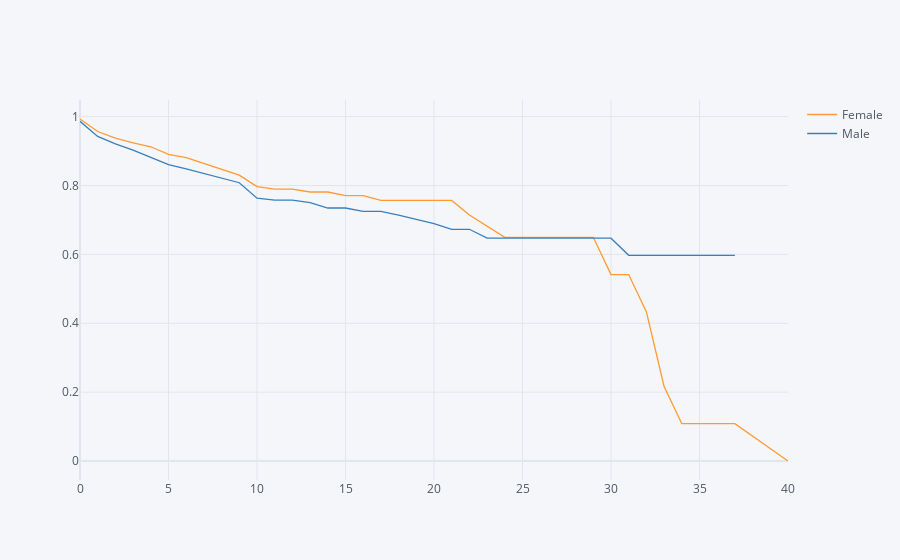
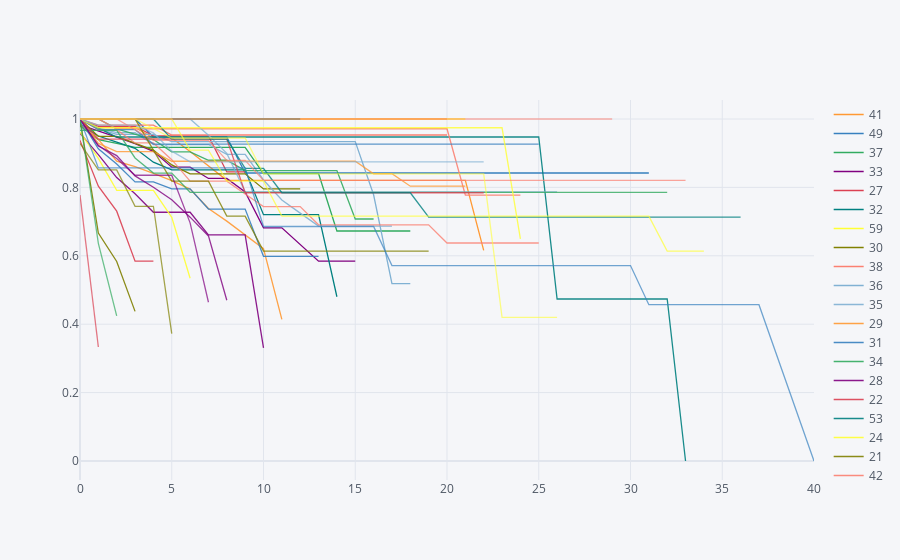

Notebook code for these charts, in order:
### Code cell
survival(data, 'Gender', 'YearsAtCompany', 'Attrition').iplot()
survival(data, 'Age', 'YearsAtCompany', 'Attrition').iplot()
# data.head()

### Figure 1 — Plotly figure (JSON) as saved in the notebook; plotly's stock layout.template omitted (floating-point values rounded to 4 significant figures)
{"data": [{"line": {"color": "rgba(255, 153, 51, 1.0)", "dash": "solid", "shape": "linear", "width": 1.3}, "mode": "lines", "name": "Female", "text": "", "type": "scatter", "x": [0, 1, 2, 3, 4, 5, 6, 7, 8, 9, 10, 11, 12, 13, 14, 15, 16, 17, 18, 19, 20, 21, 22, 23, 24, 25, 26, 27, 29, 30, 31, 32, 33, 34, 36, 37, 40], "y": [0.9932, 0.9568, 0.938, 0.9239, 0.9126, 0.8906, 0.8813, 0.8642, 0.8487, 0.8303, 0.7969, 0.7898, 0.7898, 0.7812, 0.7812, 0.7704, 0.7704, 0.7566, 0.7566, 0.7566, 0.7566, 0.7566, 0.7146, 0.6821, 0.6496, 0.6496, 0.6496, 0.6496, 0.6496, 0.5414, 0.5414, 0.4331, 0.2165, 0.1083, 0.1083, 0.1083, 0]}, {"line": {"color": "rgba(55, 128, 191, 1.0)", "dash": "solid", "shape": "linear", "width": 1.3}, "mode": "lines", "name": "Male", "text": "", "type": "scatter", "x": [0, 1, 2, 3, 4, 5, 6, 7, 8, 9, 10, 11, 12, 13, 14, 15, 16, 17, 18, 19, 20, 21, 22, 23, 24, 25, 26, 27, 29, 30, 31, 32, 33, 34, 36, 37, 40], "y": [0.9864, 0.9425, 0.921, 0.9029, 0.8815, 0.861, 0.8483, 0.8342, 0.8206, 0.8081, 0.7634, 0.7577, 0.7577, 0.7506, 0.7347, 0.7347, 0.725, 0.725, 0.714, 0.7021, 0.6894, 0.6729, 0.6729, 0.6471, 0.6471, 0.6471, 0.6471, 0.6471, 0.6471, 0.6471, 0.5973, 0.5973, 0.5973, 0.5973, 0.5973, 0.5973, ""]}], "layout": {"legend": {"bgcolor": "#F5F6F9", "font": {"color": "#4D5663"}}, "paper_bgcolor": "#F5F6F9", "plot_bgcolor": "#F5F6F9", "title": {"font": {"color": "#4D5663"}}, "xaxis": {"gridcolor": "#E1E5ED", "showgrid": true, "tickfont": {"color": "#4D5663"}, "title": {"font": {"color": "#4D5663"}, "text": ""}, "zerolinecolor": "#E1E5ED"}, "yaxis": {"gridcolor": "#E1E5ED", "showgrid": true, "tickfont": {"color": "#4D5663"}, "title": {"font": {"color": "#4D5663"}, "text": ""}, "zerolinecolor": "#E1E5ED"}}}

### Figure 2 — Plotly figure (JSON) as saved in the notebook; plotly's stock layout.template omitted (floating-point values rounded to 4 significant figures)
{"data": [{"line": {"color": "rgba(255, 153, 51, 1.0)", "dash": "solid", "shape": "linear", "width": 1.3}, "mode": "lines", "name": "41", "text": "", "type": "scatter", "x": [0, 1, 2, 3, 4, 5, 6, 7, 8, 9, 10, 11, 12, 13, 14, 15, 16, 17, 18, 19, 20, 21, 22, 23, 24, 25, 26, 27, 29, 30, 31, 32, 33, 34, 36, 37, 40], "y": [1, 0.975, 0.975, 0.975, 0.9445, 0.9445, 0.9052, 0.864, 0.8208, 0.8208, 0.8208, 0.8208, 0.8208, 0.8208, 0.8208, 0.8208, 0.8208, 0.8208, 0.8208, 0.8208, 0.8208, 0.8208, 0.6156, "", "", "", "", "", "", "", "", "", "", "", "", "", ""]}, {"line": {"color": "rgba(55, 128, 191, 1.0)", "dash": "solid", "shape": "linear", "width": 1.3}, "mode": "lines", "name": "49", "text": "", "type": "scatter", "x": [0, 1, 2, 3, 4, 5, 6, 7, 8, 9, 10, 11, 12, 13, 14, 15, 16, 17, 18, 19, 20, 21, 22, 23, 24, 25, 26, 27, 29, 30, 31, 32, 33, 34, 36, 37, 40], "y": [1, 1, 1, 1, 0.9474, 0.9474, 0.9474, 0.9474, 0.9474, 0.8421, 0.8421, 0.8421, 0.8421, 0.8421, 0.8421, 0.8421, 0.8421, 0.8421, 0.8421, 0.8421, 0.8421, 0.8421, 0.8421, 0.8421, 0.8421, 0.8421, 0.8421, 0.8421, 0.8421, 0.8421, 0.8421, "", "", "", "", "", ""]}, {"line": {"color": "rgba(50, 171, 96, 1.0)", "dash": "solid", "shape": "linear", "width": 1.3}, "mode": "lines", "name": "37", "text": "", "type": "scatter", "x": [0, 1, 2, 3, 4, 5, 6, 7, 8, 9, 10, 11, 12, 13, 14, 15, 16, 17, 18, 19, 20, 21, 22, 23, 24, 25, 26, 27, 29, 30, 31, 32, 33, 34, 36, 37, 40], "y": [0.98, 0.94, 0.9285, 0.9171, 0.9171, 0.9171, 0.9171, 0.9171, 0.9171, 0.9171, 0.8407, 0.8407, 0.8407, 0.8407, 0.6725, 0.6725, 0.6725, 0.6725, 0.6725, "", "", "", "", "", "", "", "", "", "", "", "", "", "", "", "", "", ""]}, {"line": {"color": "rgba(128, 0, 128, 1.0)", "dash": "solid", "shape": "linear", "width": 1.3}, "mode": "lines", "name": "33", "text": "", "type": "scatter", "x": [0, 1, 2, 3, 4, 5, 6, 7, 8, 9, 10, 11, 12, 13, 14, 15, 16, 17, 18, 19, 20, 21, 22, 23, 24, 25, 26, 27, 29, 30, 31, 32, 33, 34, 36, 37, 40], "y": [0.9828, 0.9652, 0.947, 0.9277, 0.9056, 0.8591, 0.8591, 0.8261, 0.8261, 0.7868, 0.6819, 0.6819, 0.6332, 0.5845, 0.5845, 0.5845, "", "", "", "", "", "", "", "", "", "", "", "", "", "", "", "", "", "", "", "", ""]}, {"line": {"color": "rgba(219, 64, 82, 1.0)", "dash": "solid", "shape": "linear", "width": 1.3}, "mode": "lines", "name": "27", "text": "", "type": "scatter", "x": [0, 1, 2, 3, 4, 5, 6, 7, 8, 9, 10, 11, 12, 13, 14, 15, 16, 17, 18, 19, 20, 21, 22, 23, 24, 25, 26, 27, 29, 30, 31, 32, 33, 34, 36, 37, 40], "y": [1, 0.9787, 0.9787, 0.9787, 0.9508, 0.9508, 0.9508, 0.9508, 0.8451, 0.8451, "", "", "", "", "", "", "", "", "", "", "", "", "", "", "", "", "", "", "", "", "", "", "", "", "", "", ""]}, {"line": {"color": "rgba(0, 128, 128, 1.0)", "dash": "solid", "shape": "linear", "width": 1.3}, "mode": "lines", "name": "32", "text": "", "type": "scatter", "x": [0, 1, 2, 3, 4, 5, 6, 7, 8, 9, 10, 11, 12, 13, 14, 15, 16, 17, 18, 19, 20, 21, 22, 23, 24, 25, 26, 27, 29, 30, 31, 32, 33, 34, 36, 37, 40], "y": [0.9836, 0.9503, 0.9327, 0.9144, 0.8737, 0.8513, 0.8513, 0.8513, 0.8513, 0.8513, 0.7204, 0.7204, 0.7204, 0.7204, 0.4802, "", "", "", "", "", "", "", "", "", "", "", "", "", "", "", "", "", "", "", "", "", ""]}, {"line": {"color": "rgba(255, 255, 51, 1.0)", "dash": "solid", "shape": "linear", "width": 1.3}, "mode": "lines", "name": "59", "text": "", "type": "scatter", "x": [0, 1, 2, 3, 4, 5, 6, 7, 8, 9, 10, 11, 12, 13, 14, 15, 16, 17, 18, 19, 20, 21, 22, 23, 24, 25, 26, 27, 29, 30, 31, 32, 33, 34, 36, 37, 40], "y": [1, 1, 1, 1, 1, 1, 1, 1, 1, 1, 1, 1, 1, 1, 1, 1, 1, 1, 1, 1, 1, 1, "", "", "", "", "", "", "", "", "", "", "", "", "", "", ""]}, {"line": {"color": "rgba(128, 128, 0, 1.0)", "dash": "solid", "shape": "linear", "width": 1.3}, "mode": "lines", "name": "30", "text": "", "type": "scatter", "x": [0, 1, 2, 3, 4, 5, 6, 7, 8, 9, 10, 11, 12, 13, 14, 15, 16, 17, 18, 19, 20, 21, 22, 23, 24, 25, 26, 27, 29, 30, 31, 32, 33, 34, 36, 37, 40], "y": [1, 0.9492, 0.9492, 0.9298, 0.9091, 0.8658, 0.8396, 0.8396, 0.8396, 0.8396, 0.7954, 0.7954, 0.7954, "", "", "", "", "", "", "", "", "", "", "", "", "", "", "", "", "", "", "", "", "", "", "", ""]}, {"line": {"color": "rgba(251, 128, 114, 1.0)", "dash": "solid", "shape": "linear", "width": 1.3}, "mode": "lines", "name": "38", "text": "", "type": "scatter", "x": [0, 1, 2, 3, 4, 5, 6, 7, 8, 9, 10, 11, 12, 13, 14, 15, 16, 17, 18, 19, 20, 21, 22, 23, 24, 25, 26, 27, 29, 30, 31, 32, 33, 34, 36, 37, 40], "y": [1, 0.9821, 0.9821, 0.9821, 0.9821, 0.9533, 0.9533, 0.9533, 0.9533, 0.9533, 0.9533, 0.9533, 0.9533, 0.9533, 0.9533, 0.9533, 0.9533, 0.9533, 0.9533, 0.9533, 0.9533, "", "", "", "", "", "", "", "", "", "", "", "", "", "", "", ""]}, {"line": {"color": "rgba(128, 177, 211, 1.0)", "dash": "solid", "shape": "linear", "width": 1.3}, "mode": "lines", "name": "36", "text": "", "type": "scatter", "x": [0, 1, 2, 3, 4, 5, 6, 7, 8, 9, 10, 11, 12, 13, 14, 15, 16, 17, 18, 19, 20, 21, 22, 23, 24, 25, 26, 27, 29, 30, 31, 32, 33, 34, 36, 37, 40], "y": [1, 0.971, 0.9548, 0.9548, 0.9548, 0.9341, 0.9341, 0.9341, 0.9341, 0.9341, 0.9341, 0.9341, 0.9341, 0.9341, 0.9341, 0.9341, 0.7784, 0.5189, 0.5189, "", "", "", "", "", "", "", "", "", "", "", "", "", "", "", "", "", ""]}, {"line": {"color": "rgba(128, 177, 211, 0.8999999999999999)", "dash": "solid", "shape": "linear", "width": 1.3}, "mode": "lines", "name": "35", "text": "", "type": "scatter", "x": [0, 1, 2, 3, 4, 5, 6, 7, 8, 9, 10, 11, 12, 13, 14, 15, 16, 17, 18, 19, 20, 21, 22, 23, 24, 25, 26, 27, 29, 30, 31, 32, 33, 34, 36, 37, 40], "y": [1, 0.9744, 0.9602, 0.9602, 0.9253, 0.9253, 0.9253, 0.9253, 0.8964, 0.8964, 0.8217, 0.763, 0.7249, 0.6867, 0.6867, 0.6867, 0.6867, 0.6867, "", "", "", "", "", "", "", "", "", "", "", "", "", "", "", "", "", "", ""]}, {"line": {"color": "rgba(255, 153, 51, 0.8999999999999999)", "dash": "solid", "shape": "linear", "width": 1.3}, "mode": "lines", "name": "29", "text": "", "type": "scatter", "x": [0, 1, 2, 3, 4, 5, 6, 7, 8, 9, 10, 11, 12, 13, 14, 15, 16, 17, 18, 19, 20, 21, 22, 23, 24, 25, 26, 27, 29, 30, 31, 32, 33, 34, 36, 37, 40], "y": [0.9853, 0.9405, 0.8767, 0.8605, 0.841, 0.8199, 0.7951, 0.7383, 0.7014, 0.6624, 0.621, 0.414, "", "", "", "", "", "", "", "", "", "", "", "", "", "", "", "", "", "", "", "", "", "", "", "", ""]}, {"line": {"color": "rgba(55, 128, 191, 0.8999999999999999)", "dash": "solid", "shape": "linear", "width": 1.3}, "mode": "lines", "name": "31", "text": "", "type": "scatter", "x": [0, 1, 2, 3, 4, 5, 6, 7, 8, 9, 10, 11, 12, 13, 14, 15, 16, 17, 18, 19, 20, 21, 22, 23, 24, 25, 26, 27, 29, 30, 31, 32, 33, 34, 36, 37, 40], "y": [1, 0.913, 0.8681, 0.8161, 0.8161, 0.7957, 0.7957, 0.7367, 0.7367, 0.7367, 0.5986, 0.5986, 0.5986, 0.5986, "", "", "", "", "", "", "", "", "", "", "", "", "", "", "", "", "", "", "", "", "", "", ""]}, {"line": {"color": "rgba(50, 171, 96, 0.8999999999999999)", "dash": "solid", "shape": "linear", "width": 1.3}, "mode": "lines", "name": "34", "text": "", "type": "scatter", "x": [0, 1, 2, 3, 4, 5, 6, 7, 8, 9, 10, 11, 12, 13, 14, 15, 16, 17, 18, 19, 20, 21, 22, 23, 24, 25, 26, 27, 29, 30, 31, 32, 33, 34, 36, 37, 40], "y": [1, 1, 0.9714, 0.9565, 0.94, 0.9038, 0.9038, 0.8794, 0.8794, 0.8491, 0.8491, 0.8491, 0.8491, 0.8491, 0.8491, 0.7076, 0.7076, "", "", "", "", "", "", "", "", "", "", "", "", "", "", "", "", "", "", "", ""]}, {"line": {"color": "rgba(128, 0, 128, 0.8999999999999999)", "dash": "solid", "shape": "linear", "width": 1.3}, "mode": "lines", "name": "28", "text": "", "type": "scatter", "x": [0, 1, 2, 3, 4, 5, 6, 7, 8, 9, 10, 11, 12, 13, 14, 15, 16, 17, 18, 19, 20, 21, 22, 23, 24, 25, 26, 27, 29, 30, 31, 32, 33, 34, 36, 37, 40], "y": [0.9583, 0.8958, 0.8286, 0.7813, 0.7274, 0.7274, 0.7274, 0.6613, 0.6613, 0.6613, 0.3306, "", "", "", "", "", "", "", "", "", "", "", "", "", "", "", "", "", "", "", "", "", "", "", "", "", ""]}, {"line": {"color": "rgba(219, 64, 82, 0.8999999999999999)", "dash": "solid", "shape": "linear", "width": 1.3}, "mode": "lines", "name": "22", "text": "", "type": "scatter", "x": [0, 1, 2, 3, 4, 5, 6, 7, 8, 9, 10, 11, 12, 13, 14, 15, 16, 17, 18, 19, 20, 21, 22, 23, 24, 25, 26, 27, 29, 30, 31, 32, 33, 34, 36, 37, 40], "y": [0.9375, 0.8036, 0.7305, 0.5844, 0.5844, "", "", "", "", "", "", "", "", "", "", "", "", "", "", "", "", "", "", "", "", "", "", "", "", "", "", "", "", "", "", "", ""]}, {"line": {"color": "rgba(0, 128, 128, 0.8999999999999999)", "dash": "solid", "shape": "linear", "width": 1.3}, "mode": "lines", "name": "53", "text": "", "type": "scatter", "x": [0, 1, 2, 3, 4, 5, 6, 7, 8, 9, 10, 11, 12, 13, 14, 15, 16, 17, 18, 19, 20, 21, 22, 23, 24, 25, 26, 27, 29, 30, 31, 32, 33, 34, 36, 37, 40], "y": [1, 0.9737, 0.9474, 0.9474, 0.9474, 0.9474, 0.9474, 0.9474, 0.9474, 0.9474, 0.9474, 0.9474, 0.9474, 0.9474, 0.9474, 0.9474, 0.9474, 0.9474, 0.9474, 0.9474, 0.9474, 0.9474, 0.9474, 0.9474, 0.9474, 0.9474, 0.4737, 0.4737, 0.4737, 0.4737, 0.4737, 0.4737, 0, "", "", "", ""]}, {"line": {"color": "rgba(255, 255, 51, 0.8999999999999999)", "dash": "solid", "shape": "linear", "width": 1.3}, "mode": "lines", "name": "24", "text": "", "type": "scatter", "x": [0, 1, 2, 3, 4, 5, 6, 7, 8, 9, 10, 11, 12, 13, 14, 15, 16, 17, 18, 19, 20, 21, 22, 23, 24, 25, 26, 27, 29, 30, 31, 32, 33, 34, 36, 37, 40], "y": [0.9615, 0.8846, 0.7915, 0.7915, 0.7915, 0.7123, 0.5343, "", "", "", "", "", "", "", "", "", "", "", "", "", "", "", "", "", "", "", "", "", "", "", "", "", "", "", "", "", ""]}, {"line": {"color": "rgba(128, 128, 0, 0.8999999999999999)", "dash": "solid", "shape": "linear", "width": 1.3}, "mode": "lines", "name": "21", "text": "", "type": "scatter", "x": [0, 1, 2, 3, 4, 5, 6, 7, 8, 9, 10, 11, 12, 13, 14, 15, 16, 17, 18, 19, 20, 21, 22, 23, 24, 25, 26, 27, 29, 30, 31, 32, 33, 34, 36, 37, 40], "y": [1, 0.6667, 0.5833, 0.4375, "", "", "", "", "", "", "", "", "", "", "", "", "", "", "", "", "", "", "", "", "", "", "", "", "", "", "", "", "", "", "", "", ""]}, {"line": {"color": "rgba(251, 128, 114, 0.8999999999999999)", "dash": "solid", "shape": "linear", "width": 1.3}, "mode": "lines", "name": "42", "text": "", "type": "scatter", "x": [0, 1, 2, 3, 4, 5, 6, 7, 8, 9, 10, 11, 12, 13, 14, 15, 16, 17, 18, 19, 20, 21, 22, 23, 24, 25, 26, 27, 29, 30, 31, 32, 33, 34, 36, 37, 40], "y": [1, 1, 0.9714, 0.9714, 0.9714, 0.9714, 0.9714, 0.9714, 0.9714, 0.9714, 0.9714, 0.9714, 0.9714, 0.9714, 0.9714, 0.9714, 0.9714, 0.9714, 0.9714, 0.9714, 0.9714, 0.7771, 0.7771, 0.7771, 0.7771, "", "", "", "", "", "", "", "", "", "", "", ""]}, {"line": {"color": "rgba(251, 128, 114, 0.7999999999999998)", "dash": "solid", "shape": "linear", "width": 1.3}, "mode": "lines", "name": "44", "text": "", "type": "scatter", "x": [0, 1, 2, 3, 4, 5, 6, 7, 8, 9, 10, 11, 12, 13, 14, 15, 16, 17, 18, 19, 20, 21, 22, 23, 24, 25, 26, 27, 29, 30, 31, 32, 33, 34, 36, 37, 40], "y": [1, 0.9688, 0.9688, 0.93, 0.93, 0.8811, 0.8181, 0.8181, 0.8181, 0.7809, 0.7437, 0.7437, 0.7437, 0.6906, 0.6906, 0.6906, 0.6906, 0.6906, 0.6906, 0.6906, 0.6375, 0.6375, 0.6375, 0.6375, 0.6375, 0.6375, "", "", "", "", "", "", "", "", "", "", ""]}, {"line": {"color": "rgba(128, 177, 211, 0.7999999999999998)", "dash": "solid", "shape": "linear", "width": 1.3}, "mode": "lines", "name": "46", "text": "", "type": "scatter", "x": [0, 1, 2, 3, 4, 5, 6, 7, 8, 9, 10, 11, 12, 13, 14, 15, 16, 17, 18, 19, 20, 21, 22, 23, 24, 25, 26, 27, 29, 30, 31, 32, 33, 34, 36, 37, 40], "y": [1, 1, 1, 1, 1, 1, 1, 0.9524, 0.8995, 0.787, 0.787, 0.787, 0.787, 0.787, 0.787, 0.787, 0.787, 0.787, 0.787, 0.787, 0.787, 0.787, 0.787, 0.787, 0.787, 0.787, 0.787, "", "", "", "", "", "", "", "", "", ""]}, {"line": {"color": "rgba(255, 153, 51, 0.7999999999999998)", "dash": "solid", "shape": "linear", "width": 1.3}, "mode": "lines", "name": "39", "text": "", "type": "scatter", "x": [0, 1, 2, 3, 4, 5, 6, 7, 8, 9, 10, 11, 12, 13, 14, 15, 16, 17, 18, 19, 20, 21, 22, 23, 24, 25, 26, 27, 29, 30, 31, 32, 33, 34, 36, 37, 40], "y": [1, 0.9286, 0.9048, 0.9048, 0.9048, 0.8765, 0.8765, 0.8765, 0.8765, 0.8765, 0.8765, 0.8765, 0.8765, 0.8765, 0.8765, 0.8765, 0.84, 0.84, 0.8034, 0.8034, 0.8034, 0.8034, "", "", "", "", "", "", "", "", "", "", "", "", "", "", ""]}, {"line": {"color": "rgba(55, 128, 191, 0.7999999999999998)", "dash": "solid", "shape": "linear", "width": 1.3}, "mode": "lines", "name": "43", "text": "", "type": "scatter", "x": [0, 1, 2, 3, 4, 5, 6, 7, 8, 9, 10, 11, 12, 13, 14, 15, 16, 17, 18, 19, 20, 21, 22, 23, 24, 25, 26, 27, 29, 30, 31, 32, 33, 34, 36, 37, 40], "y": [1, 0.9688, 0.9688, 0.9688, 0.9266, 0.9266, 0.9266, 0.9266, 0.9266, 0.9266, 0.9266, 0.9266, 0.9266, 0.9266, 0.9266, 0.9266, 0.9266, 0.9266, 0.9266, 0.9266, 0.9266, 0.9266, 0.9266, 0.9266, 0.9266, 0.9266, "", "", "", "", "", "", "", "", "", "", ""]}, {"line": {"color": "rgba(50, 171, 96, 0.7999999999999998)", "dash": "solid", "shape": "linear", "width": 1.3}, "mode": "lines", "name": "50", "text": "", "type": "scatter", "x": [0, 1, 2, 3, 4, 5, 6, 7, 8, 9, 10, 11, 12, 13, 14, 15, 16, 17, 18, 19, 20, 21, 22, 23, 24, 25, 26, 27, 29, 30, 31, 32, 33, 34, 36, 37, 40], "y": [0.9667, 0.9667, 0.9667, 0.8861, 0.8418, 0.8418, 0.7857, 0.7857, 0.7857, 0.7857, 0.7857, 0.7857, 0.7857, 0.7857, 0.7857, 0.7857, 0.7857, 0.7857, 0.7857, 0.7857, 0.7857, 0.7857, 0.7857, 0.7857, 0.7857, 0.7857, 0.7857, 0.7857, 0.7857, 0.7857, 0.7857, 0.7857, "", "", "", "", ""]}, {"line": {"color": "rgba(128, 0, 128, 0.7999999999999998)", "dash": "solid", "shape": "linear", "width": 1.3}, "mode": "lines", "name": "26", "text": "", "type": "scatter", "x": [0, 1, 2, 3, 4, 5, 6, 7, 8, 9, 10, 11, 12, 13, 14, 15, 16, 17, 18, 19, 20, 21, 22, 23, 24, 25, 26, 27, 29, 30, 31, 32, 33, 34, 36, 37, 40], "y": [1, 0.9211, 0.8931, 0.8336, 0.8003, 0.7639, 0.713, 0.6581, 0.4701, "", "", "", "", "", "", "", "", "", "", "", "", "", "", "", "", "", "", "", "", "", "", "", "", "", "", "", ""]}, {"line": {"color": "rgba(219, 64, 82, 0.7999999999999998)", "dash": "solid", "shape": "linear", "width": 1.3}, "mode": "lines", "name": "48", "text": "", "type": "scatter", "x": [0, 1, 2, 3, 4, 5, 6, 7, 8, 9, 10, 11, 12, 13, 14, 15, 16, 17, 18, 19, 20, 21, 22, 23, 24, 25, 26, 27, 29, 30, 31, 32, 33, 34, 36, 37, 40], "y": [1, 0.9412, 0.9412, 0.9412, 0.9412, 0.9412, 0.9412, 0.9412, 0.9412, 0.7843, 0.7843, 0.7843, 0.7843, 0.7843, 0.7843, 0.7843, 0.7843, 0.7843, 0.7843, 0.7843, 0.7843, 0.7843, 0.7843, "", "", "", "", "", "", "", "", "", "", "", "", "", ""]}, {"line": {"color": "rgba(0, 128, 128, 0.7999999999999998)", "dash": "solid", "shape": "linear", "width": 1.3}, "mode": "lines", "name": "55", "text": "", "type": "scatter", "x": [0, 1, 2, 3, 4, 5, 6, 7, 8, 9, 10, 11, 12, 13, 14, 15, 16, 17, 18, 19, 20, 21, 22, 23, 24, 25, 26, 27, 29, 30, 31, 32, 33, 34, 36, 37, 40], "y": [1, 1, 1, 1, 1, 0.9412, 0.9412, 0.9412, 0.9412, 0.8556, 0.8556, 0.7843, 0.7843, 0.7843, 0.7843, 0.7843, 0.7843, 0.7843, 0.7843, 0.713, 0.713, 0.713, 0.713, 0.713, 0.713, 0.713, 0.713, 0.713, 0.713, 0.713, 0.713, 0.713, 0.713, 0.713, 0.713, "", ""]}, {"line": {"color": "rgba(255, 255, 51, 0.7999999999999998)", "dash": "solid", "shape": "linear", "width": 1.3}, "mode": "lines", "name": "45", "text": "", "type": "scatter", "x": [0, 1, 2, 3, 4, 5, 6, 7, 8, 9, 10, 11, 12, 13, 14, 15, 16, 17, 18, 19, 20, 21, 22, 23, 24, 25, 26, 27, 29, 30, 31, 32, 33, 34, 36, 37, 40], "y": [1, 0.9744, 0.9744, 0.9744, 0.9744, 0.9744, 0.9744, 0.9744, 0.9744, 0.9744, 0.9744, 0.9744, 0.9744, 0.9744, 0.9744, 0.9744, 0.9744, 0.9744, 0.9744, 0.9744, 0.9744, 0.9744, 0.9744, 0.9744, 0.6496, "", "", "", "", "", "", "", "", "", "", "", ""]}, {"line": {"color": "rgba(128, 128, 0, 0.7999999999999998)", "dash": "solid", "shape": "linear", "width": 1.3}, "mode": "lines", "name": "56", "text": "", "type": "scatter", "x": [0, 1, 2, 3, 4, 5, 6, 7, 8, 9, 10, 11, 12, 13, 14, 15, 16, 17, 18, 19, 20, 21, 22, 23, 24, 25, 26, 27, 29, 30, 31, 32, 33, 34, 36, 37, 40], "y": [1, 1, 1, 1, 0.9091, 0.8182, 0.8182, 0.8182, 0.7159, 0.7159, 0.6136, 0.6136, 0.6136, 0.6136, 0.6136, 0.6136, 0.6136, 0.6136, 0.6136, 0.6136, "", "", "", "", "", "", "", "", "", "", "", "", "", "", "", "", ""]}, {"line": {"color": "rgba(128, 128, 0, 0.7)", "dash": "solid", "shape": "linear", "width": 1.3}, "mode": "lines", "name": "23", "text": "", "type": "scatter", "x": [0, 1, 2, 3, 4, 5, 6, 7, 8, 9, 10, 11, 12, 13, 14, 15, 16, 17, 18, 19, 20, 21, 22, 23, 24, 25, 26, 27, 29, 30, 31, 32, 33, 34, 36, 37, 40], "y": [0.9286, 0.8512, 0.8512, 0.7448, 0.7448, 0.3724, "", "", "", "", "", "", "", "", "", "", "", "", "", "", "", "", "", "", "", "", "", "", "", "", "", "", "", "", "", "", ""]}, {"line": {"color": "rgba(251, 128, 114, 0.7)", "dash": "solid", "shape": "linear", "width": 1.3}, "mode": "lines", "name": "51", "text": "", "type": "scatter", "x": [0, 1, 2, 3, 4, 5, 6, 7, 8, 9, 10, 11, 12, 13, 14, 15, 16, 17, 18, 19, 20, 21, 22, 23, 24, 25, 26, 27, 29, 30, 31, 32, 33, 34, 36, 37, 40], "y": [1, 1, 1, 0.9688, 0.9375, 0.9375, 0.9375, 0.9375, 0.8789, 0.8789, 0.8203, 0.8203, 0.8203, 0.8203, 0.8203, 0.8203, 0.8203, 0.8203, 0.8203, 0.8203, 0.8203, 0.8203, 0.8203, 0.8203, 0.8203, 0.8203, 0.8203, 0.8203, 0.8203, 0.8203, 0.8203, 0.8203, 0.8203, "", "", "", ""]}, {"line": {"color": "rgba(128, 177, 211, 0.7)", "dash": "solid", "shape": "linear", "width": 1.3}, "mode": "lines", "name": "40", "text": "", "type": "scatter", "x": [0, 1, 2, 3, 4, 5, 6, 7, 8, 9, 10, 11, 12, 13, 14, 15, 16, 17, 18, 19, 20, 21, 22, 23, 24, 25, 26, 27, 29, 30, 31, 32, 33, 34, 36, 37, 40], "y": [1, 0.9821, 0.9821, 0.9821, 0.9593, 0.906, 0.8748, 0.8748, 0.8748, 0.8748, 0.8748, 0.8748, 0.8748, 0.8748, 0.8748, 0.8748, 0.8748, 0.8748, 0.8748, 0.8748, 0.8748, 0.8748, 0.8748, "", "", "", "", "", "", "", "", "", "", "", "", "", ""]}, {"line": {"color": "rgba(255, 153, 51, 0.7)", "dash": "solid", "shape": "linear", "width": 1.3}, "mode": "lines", "name": "54", "text": "", "type": "scatter", "x": [0, 1, 2, 3, 4, 5, 6, 7, 8, 9, 10, 11, 12, 13, 14, 15, 16, 17, 18, 19, 20, 21, 22, 23, 24, 25, 26, 27, 29, 30, 31, 32, 33, 34, 36, 37, 40], "y": [1, 1, 1, 1, 1, 1, 1, 1, 1, 1, 1, 1, 1, 1, 1, 1, 1, 1, 1, 1, 1, "", "", "", "", "", "", "", "", "", "", "", "", "", "", "", ""]}, {"line": {"color": "rgba(55, 128, 191, 0.7)", "dash": "solid", "shape": "linear", "width": 1.3}, "mode": "lines", "name": "58", "text": "", "type": "scatter", "x": [0, 1, 2, 3, 4, 5, 6, 7, 8, 9, 10, 11, 12, 13, 14, 15, 16, 17, 18, 19, 20, 21, 22, 23, 24, 25, 26, 27, 29, 30, 31, 32, 33, 34, 36, 37, 40], "y": [1, 0.8571, 0.8571, 0.8571, 0.8571, 0.8571, 0.8571, 0.8571, 0.8571, 0.8571, 0.6857, 0.6857, 0.6857, 0.6857, 0.6857, 0.6857, 0.6857, 0.5714, 0.5714, 0.5714, 0.5714, 0.5714, 0.5714, 0.5714, 0.5714, 0.5714, 0.5714, 0.5714, 0.5714, 0.5714, 0.4571, 0.4571, 0.4571, 0.4571, 0.4571, 0.4571, 0]}, {"line": {"color": "rgba(50, 171, 96, 0.7)", "dash": "solid", "shape": "linear", "width": 1.3}, "mode": "lines", "name": "20", "text": "", "type": "scatter", "x": [0, 1, 2, 3, 4, 5, 6, 7, 8, 9, 10, 11, 12, 13, 14, 15, 16, 17, 18, 19, 20, 21, 22, 23, 24, 25, 26, 27, 29, 30, 31, 32, 33, 34, 36, 37, 40], "y": [1, 0.6364, 0.4242, "", "", "", "", "", "", "", "", "", "", "", "", "", "", "", "", "", "", "", "", "", "", "", "", "", "", "", "", "", "", "", "", "", ""]}, {"line": {"color": "rgba(128, 0, 128, 0.7)", "dash": "solid", "shape": "linear", "width": 1.3}, "mode": "lines", "name": "25", "text": "", "type": "scatter", "x": [0, 1, 2, 3, 4, 5, 6, 7, 8, 9, 10, 11, 12, 13, 14, 15, 16, 17, 18, 19, 20, 21, 22, 23, 24, 25, 26, 27, 29, 30, 31, 32, 33, 34, 36, 37, 40], "y": [1, 0.9231, 0.8846, 0.8355, 0.8355, 0.8355, 0.6962, 0.4642, "", "", "", "", "", "", "", "", "", "", "", "", "", "", "", "", "", "", "", "", "", "", "", "", "", "", "", "", ""]}, {"line": {"color": "rgba(219, 64, 82, 0.7)", "dash": "solid", "shape": "linear", "width": 1.3}, "mode": "lines", "name": "19", "text": "", "type": "scatter", "x": [0, 1, 2, 3, 4, 5, 6, 7, 8, 9, 10, 11, 12, 13, 14, 15, 16, 17, 18, 19, 20, 21, 22, 23, 24, 25, 26, 27, 29, 30, 31, 32, 33, 34, 36, 37, 40], "y": [0.7778, 0.3333, "", "", "", "", "", "", "", "", "", "", "", "", "", "", "", "", "", "", "", "", "", "", "", "", "", "", "", "", "", "", "", "", "", "", ""]}, {"line": {"color": "rgba(0, 128, 128, 0.7)", "dash": "solid", "shape": "linear", "width": 1.3}, "mode": "lines", "name": "57", "text": "", "type": "scatter", "x": [0, 1, 2, 3, 4, 5, 6, 7, 8, 9, 10, 11, 12, 13, 14, 15, 16, 17, 18, 19, 20, 21, 22, 23, 24, 25, 26, 27, 29, 30, 31, 32, 33, 34, 36, 37, 40], "y": [1, 1, 1, 1, 1, 1, 1, 1, 1, 1, 1, 1, 1, "", "", "", "", "", "", "", "", "", "", "", "", "", "", "", "", "", "", "", "", "", "", "", ""]}, {"line": {"color": "rgba(255, 255, 51, 0.7)", "dash": "solid", "shape": "linear", "width": 1.3}, "mode": "lines", "name": "52", "text": "", "type": "scatter", "x": [0, 1, 2, 3, 4, 5, 6, 7, 8, 9, 10, 11, 12, 13, 14, 15, 16, 17, 18, 19, 20, 21, 22, 23, 24, 25, 26, 27, 29, 30, 31, 32, 33, 34, 36, 37, 40], "y": [1, 1, 1, 1, 1, 1, 0.9091, 0.9091, 0.8182, 0.8182, 0.8182, 0.7159, 0.7159, 0.7159, 0.7159, 0.7159, 0.7159, 0.7159, 0.7159, 0.7159, 0.7159, 0.7159, 0.7159, 0.7159, 0.7159, 0.7159, 0.7159, 0.7159, 0.7159, 0.7159, 0.7159, 0.6136, 0.6136, 0.6136, "", "", ""]}, {"line": {"color": "rgba(255, 255, 51, 0.5999999999999999)", "dash": "solid", "shape": "linear", "width": 1.3}, "mode": "lines", "name": "47", "text": "", "type": "scatter", "x": [0, 1, 2, 3, 4, 5, 6, 7, 8, 9, 10, 11, 12, 13, 14, 15, 16, 17, 18, 19, 20, 21, 22, 23, 24, 25, 26, 27, 29, 30, 31, 32, 33, 34, 36, 37, 40], "y": [1, 1, 1, 1, 0.9722, 0.9444, 0.9444, 0.9444, 0.9444, 0.9444, 0.8395, 0.8395, 0.8395, 0.8395, 0.8395, 0.8395, 0.8395, 0.8395, 0.8395, 0.8395, 0.8395, 0.8395, 0.8395, 0.4198, 0.4198, 0.4198, 0.4198, "", "", "", "", "", "", "", "", "", ""]}, {"line": {"color": "rgba(128, 128, 0, 0.5999999999999999)", "dash": "solid", "shape": "linear", "width": 1.3}, "mode": "lines", "name": "18", "text": "", "type": "scatter", "x": [0, 1, 2, 3, 4, 5, 6, 7, 8, 9, 10, 11, 12, 13, 14, 15, 16, 17, 18, 19, 20, 21, 22, 23, 24, 25, 26, 27, 29, 30, 31, 32, 33, 34, 36, 37, 40], "y": [0.5, "", "", "", "", "", "", "", "", "", "", "", "", "", "", "", "", "", "", "", "", "", "", "", "", "", "", "", "", "", "", "", "", "", "", "", ""]}, {"line": {"color": "rgba(251, 128, 114, 0.5999999999999999)", "dash": "solid", "shape": "linear", "width": 1.3}, "mode": "lines", "name": "60", "text": "", "type": "scatter", "x": [0, 1, 2, 3, 4, 5, 6, 7, 8, 9, 10, 11, 12, 13, 14, 15, 16, 17, 18, 19, 20, 21, 22, 23, 24, 25, 26, 27, 29, 30, 31, 32, 33, 34, 36, 37, 40], "y": [1, 1, 1, 1, 1, 1, 1, 1, 1, 1, 1, 1, 1, 1, 1, 1, 1, 1, 1, 1, 1, 1, 1, 1, 1, 1, 1, 1, 1, "", "", "", "", "", "", "", ""]}], "layout": {"legend": {"bgcolor": "#F5F6F9", "font": {"color": "#4D5663"}}, "paper_bgcolor": "#F5F6F9", "plot_bgcolor": "#F5F6F9", "title": {"font": {"color": "#4D5663"}}, "xaxis": {"gridcolor": "#E1E5ED", "showgrid": true, "tickfont": {"color": "#4D5663"}, "title": {"font": {"color": "#4D5663"}, "text": ""}, "zerolinecolor": "#E1E5ED"}, "yaxis": {"gridcolor": "#E1E5ED", "showgrid": true, "tickfont": {"color": "#4D5663"}, "title": {"font": {"color": "#4D5663"}, "text": ""}, "zerolinecolor": "#E1E5ED"}}}
